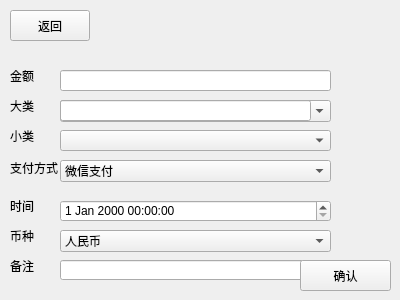
<?xml version="1.0" encoding="UTF-8"?>
<ui version="4.0">
 <class>AddByHand</class>
 <widget class="QWidget" name="AddByHand">
  <property name="geometry">
   <rect>
    <x>0</x>
    <y>0</y>
    <width>400</width>
    <height>300</height>
   </rect>
  </property>
  <property name="windowTitle">
   <string>Form</string>
  </property>
  <widget class="QLineEdit" name="lineEdit">
   <property name="geometry">
    <rect>
     <x>60</x>
     <y>70</y>
     <width>271</width>
     <height>21</height>
    </rect>
   </property>
  </widget>
  <widget class="QLineEdit" name="lineEdit_2">
   <property name="geometry">
    <rect>
     <x>60</x>
     <y>260</y>
     <width>271</width>
     <height>20</height>
    </rect>
   </property>
  </widget>
  <widget class="QPushButton" name="pushButton">
   <property name="geometry">
    <rect>
     <x>10</x>
     <y>10</y>
     <width>80</width>
     <height>31</height>
    </rect>
   </property>
   <property name="styleSheet">
    <string notr="true">
font: 11pt &quot;宋体&quot;;</string>
   </property>
   <property name="text">
    <string>返回</string>
   </property>
  </widget>
  <widget class="QPushButton" name="pushButton_2">
   <property name="geometry">
    <rect>
     <x>300</x>
     <y>260</y>
     <width>91</width>
     <height>31</height>
    </rect>
   </property>
   <property name="styleSheet">
    <string notr="true">font: 11pt &quot;宋体&quot;;</string>
   </property>
   <property name="text">
    <string>确认</string>
   </property>
  </widget>
  <widget class="QLabel" name="label">
   <property name="geometry">
    <rect>
     <x>10</x>
     <y>70</y>
     <width>40</width>
     <height>12</height>
    </rect>
   </property>
   <property name="text">
    <string>金额</string>
   </property>
  </widget>
  <widget class="QLabel" name="label_2">
   <property name="geometry">
    <rect>
     <x>10</x>
     <y>260</y>
     <width>40</width>
     <height>12</height>
    </rect>
   </property>
   <property name="text">
    <string>备注</string>
   </property>
  </widget>
  <widget class="QLabel" name="label_3">
   <property name="geometry">
    <rect>
     <x>10</x>
     <y>230</y>
     <width>40</width>
     <height>12</height>
    </rect>
   </property>
   <property name="text">
    <string>币种</string>
   </property>
  </widget>
  <widget class="QLabel" name="label_4">
   <property name="geometry">
    <rect>
     <x>10</x>
     <y>160</y>
     <width>61</width>
     <height>16</height>
    </rect>
   </property>
   <property name="text">
    <string>支付方式</string>
   </property>
  </widget>
  <widget class="QLabel" name="label_5">
   <property name="geometry">
    <rect>
     <x>10</x>
     <y>200</y>
     <width>40</width>
     <height>12</height>
    </rect>
   </property>
   <property name="text">
    <string>时间</string>
   </property>
  </widget>
  <widget class="QComboBox" name="comboBox">
   <property name="geometry">
    <rect>
     <x>60</x>
     <y>160</y>
     <width>271</width>
     <height>22</height>
    </rect>
   </property>
   <item>
    <property name="text">
     <string>微信支付</string>
    </property>
   </item>
   <item>
    <property name="text">
     <string>支付宝</string>
    </property>
   </item>
   <item>
    <property name="text">
     <string>现金</string>
    </property>
   </item>
  </widget>
  <widget class="QDateTimeEdit" name="dateTimeEdit">
   <property name="geometry">
    <rect>
     <x>60</x>
     <y>200</y>
     <width>271</width>
     <height>22</height>
    </rect>
   </property>
  </widget>
  <widget class="QLabel" name="label_6">
   <property name="geometry">
    <rect>
     <x>10</x>
     <y>100</y>
     <width>40</width>
     <height>12</height>
    </rect>
   </property>
   <property name="text">
    <string>大类</string>
   </property>
  </widget>
  <widget class="QLabel" name="label_7">
   <property name="geometry">
    <rect>
     <x>10</x>
     <y>130</y>
     <width>40</width>
     <height>12</height>
    </rect>
   </property>
   <property name="text">
    <string>小类</string>
   </property>
  </widget>
  <widget class="QComboBox" name="comboBox_2">
   <property name="geometry">
    <rect>
     <x>60</x>
     <y>100</y>
     <width>271</width>
     <height>22</height>
    </rect>
   </property>
  </widget>
  <widget class="QComboBox" name="comboBox_3">
   <property name="geometry">
    <rect>
     <x>60</x>
     <y>230</y>
     <width>271</width>
     <height>22</height>
    </rect>
   </property>
   <item>
    <property name="text">
     <string>人民币</string>
    </property>
   </item>
   <item>
    <property name="text">
     <string>美元</string>
    </property>
   </item>
   <item>
    <property name="text">
     <string>日元</string>
    </property>
   </item>
   <item>
    <property name="text">
     <string>志愿时长</string>
    </property>
   </item>
  </widget>
  <widget class="QLineEdit" name="lineEdit_virtual">
   <property name="geometry">
    <rect>
     <x>60</x>
     <y>100</y>
     <width>251</width>
     <height>21</height>
    </rect>
   </property>
   <property name="styleSheet">
    <string notr="true">/* 设置 QLineEdit 默认状态下的样式 */
lineEdit_virtual {
    background-color: rgba(255, 255, 255, 255); /* 完全不透明白色 */
}

/* 设置 QLineEdit 在禁用状态下的样式 */
lineEdit_virtual[enabled=&quot;false&quot;] {
    background-color: rgba(255, 255, 255, 0); /* 完全透明 */
}
</string>
   </property>
  </widget>
  <widget class="QComboBox" name="comboBox_4">
   <property name="geometry">
    <rect>
     <x>60</x>
     <y>130</y>
     <width>271</width>
     <height>21</height>
    </rect>
   </property>
  </widget>
 </widget>
 <resources/>
 <connections/>
</ui>
